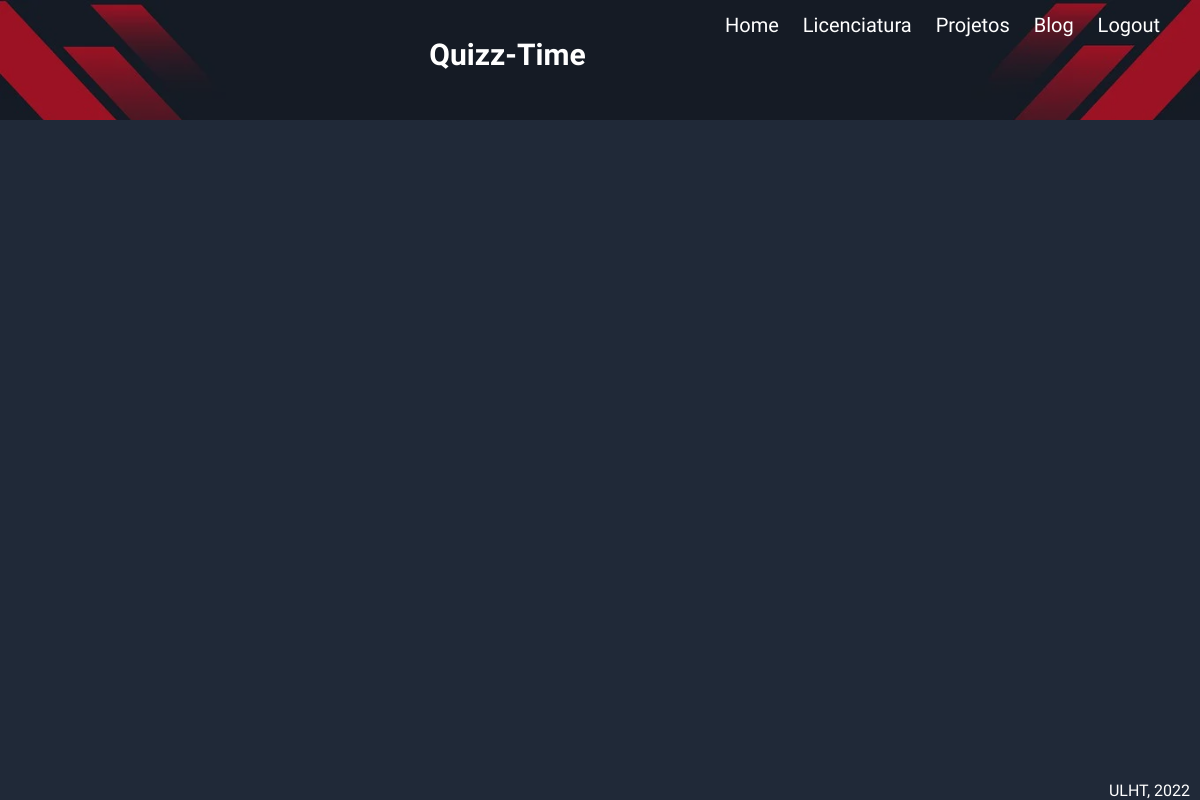
Page /quizz (signed in) on the earlier database version.
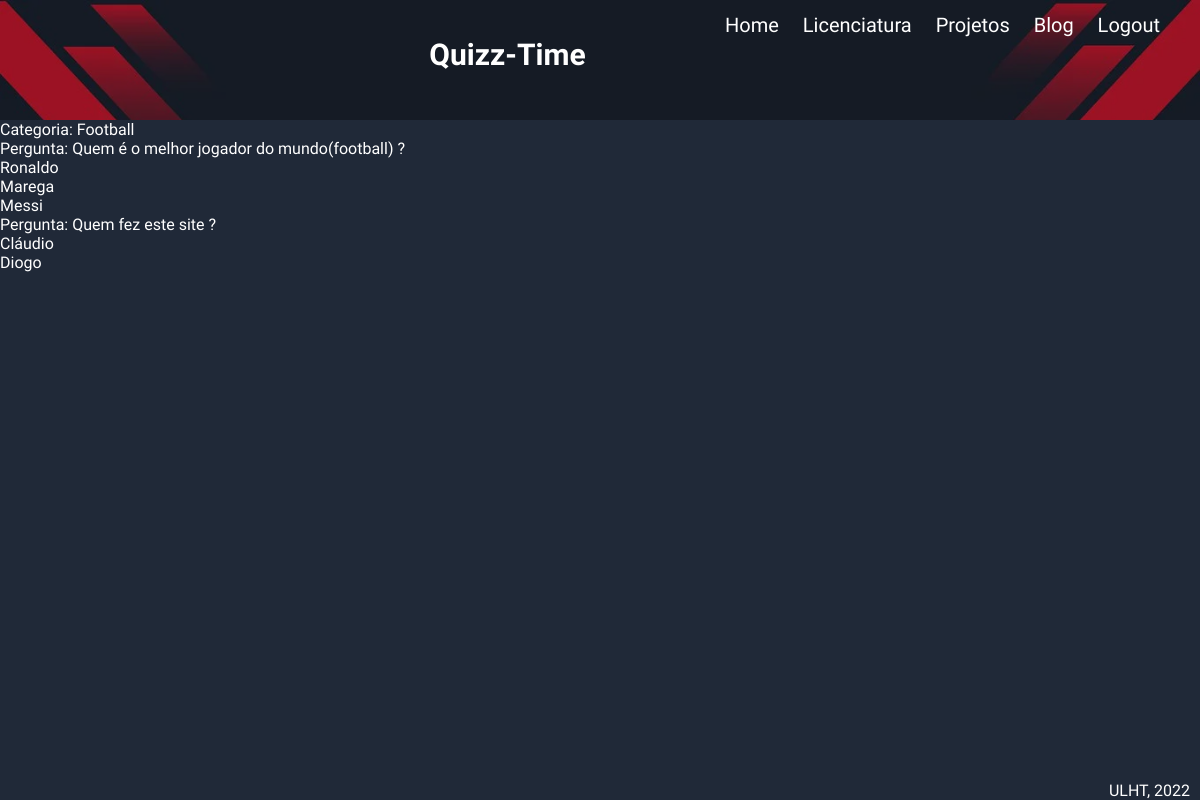
Same page on the later database version.
### portfolio/models.py (models this page shows)
class Quizz(models.Model):
    user = models.ForeignKey(User, on_delete=models.CASCADE)
    title = models.CharField(max_length=255)
    questions = models.ManyToManyField(Question)
    def __str__(self):
        return self.title

class Question(models.Model):
    question_text = models.CharField(max_length = 255)
    points = models.PositiveIntegerField()
    user = models.ForeignKey(User, on_delete=models.CASCADE)
    answers = models.ManyToManyField(Answer)
    def __str__(self):
        return self.question_text

class Answer(models.Model):
    answer_text = models.CharField(max_length = 255)
    is_correct = models.BooleanField(default=False)
    user = models.ForeignKey(User, on_delete=models.CASCADE)
    def __str__(self):
        return self.answer_text

### portfolio/views.py (the view)
# urls.py: path('quizz', views.view_quizz, name='quizz'),
@login_required
def view_quizz(request):
    form = PostForm(request.POST or None)
    if form.is_valid():
        form.save()
        return HttpResponseRedirect(reverse('portfolio:quizz'))
    context = {'form': form,
        'quizzes': Quizz.objects.all()
    }
    return render(request, 'portfolio/quizz.html', context)

### portfolio/templates/portfolio/quizz.html
{% extends 'portfolio/layout.html' %}
{% block header %}
<div class="welcome-text">Quizz-Time</div>
{% endblock %}
{% block main %}
{% for quizz in quizzes%}
    <p>Categoria: {{quizz}}</p>
    {% for question in quizz.questions.all%}
        <p>Pergunta: {{question}} ?</p>
        {% for answers in question.answers.all%}
            <ul>
                <li>
                    {{answers}}
                </li>
            </ul>
        {% endfor %}
    {% endfor %}
{% endfor %}
{% endblock %}

Differences in the rows shown:
added Quizz: title "Football"
added Question: question_text "Quem é o melhor jogador do mundo(football)"
added Answer: answer_text "Ronaldo", shown under "Quem é o melhor jogador do mundo(football)"
added Answer: answer_text "Marega", shown under "Quem é o melhor jogador do mundo(football)"
added Answer: answer_text "Messi", shown under "Quem é o melhor jogador do mundo(football)"
added Question: question_text "Quem fez este site"
added Answer: answer_text "Cláudio", shown under "Quem fez este site"
added Answer: answer_text "Diogo", shown under "Quem fez este site"
